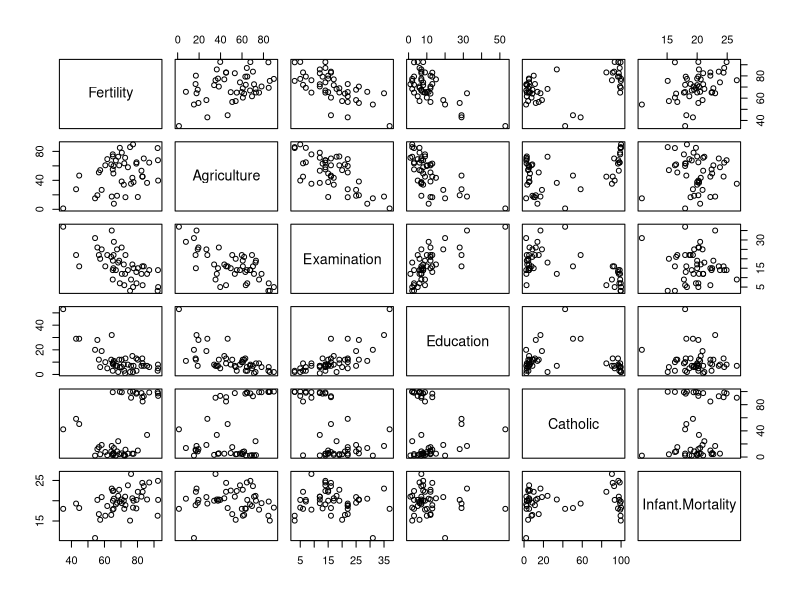
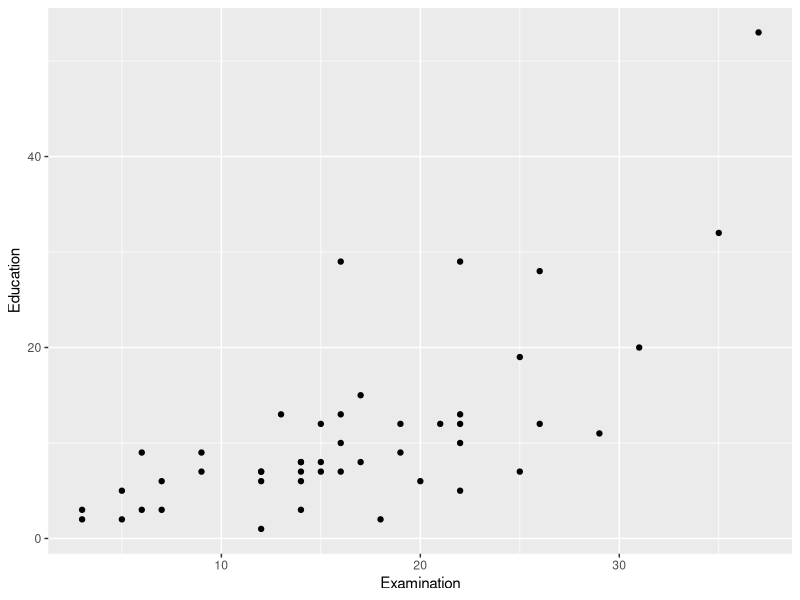
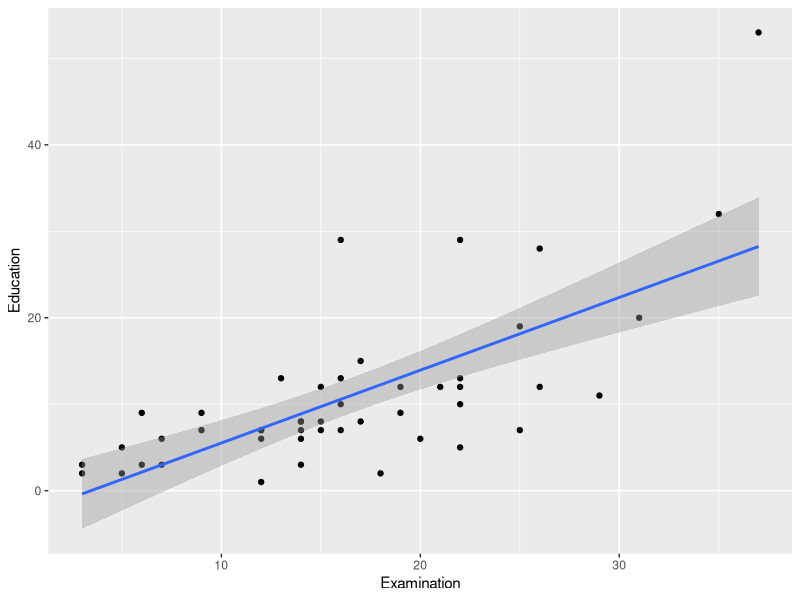
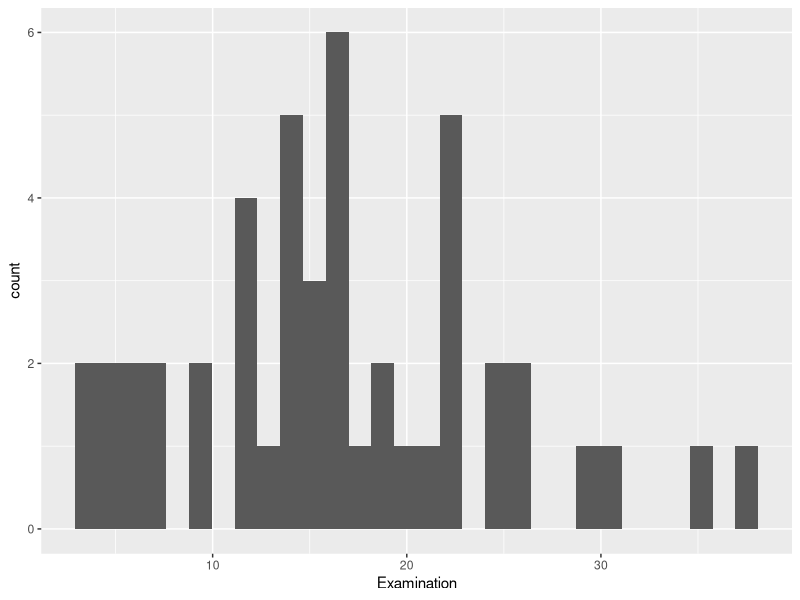
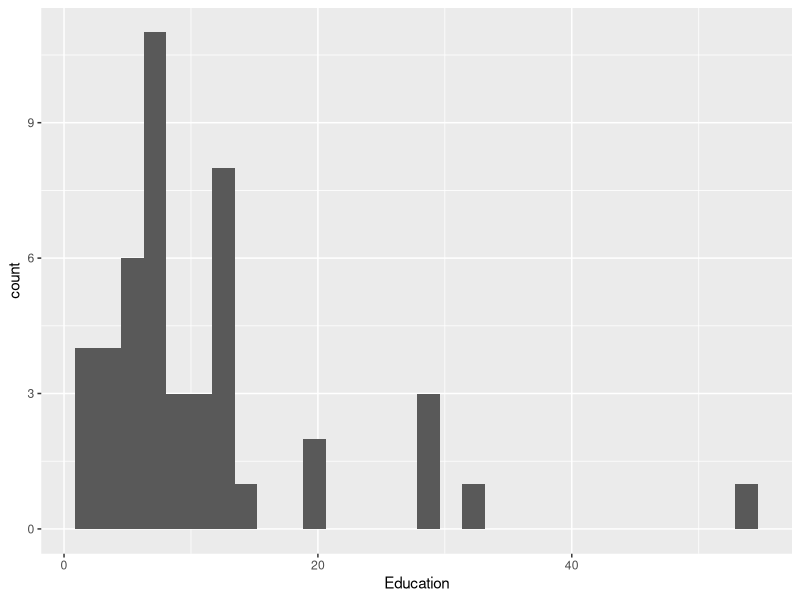
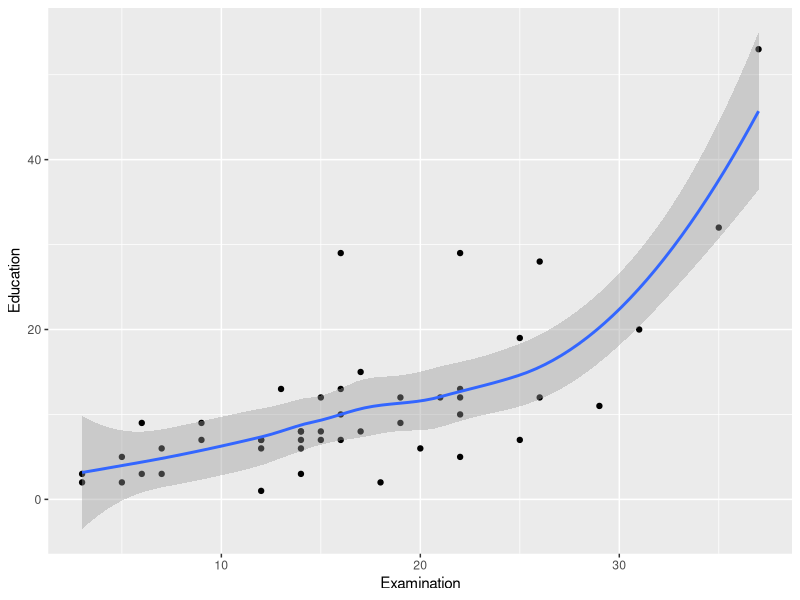
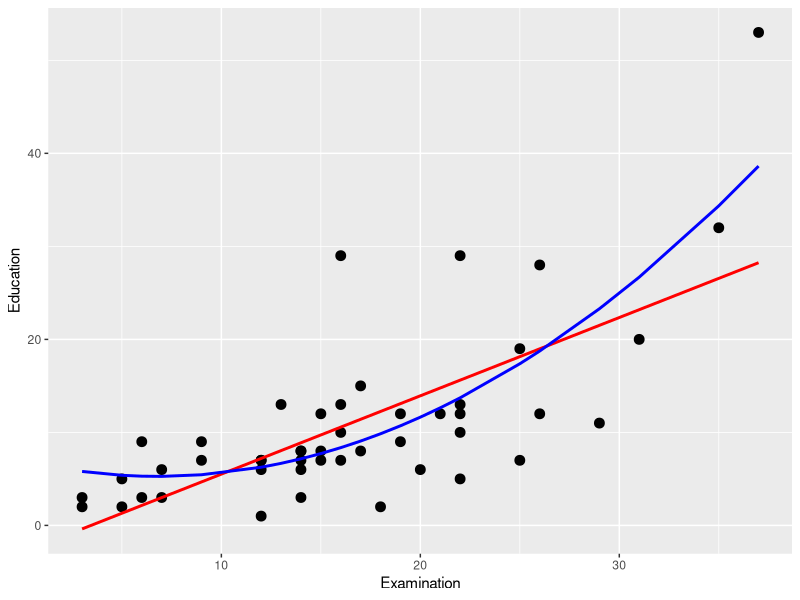

R code for these plots, in order: (Note: this script raises an error after producing the figures.)
#
# regression diagnostics
# 

library(ggplot2)

data(swiss)
str(swiss)



# relationships between all variables
pairs(swiss)

ggplot(swiss, aes(x = Examination, y = Education)) + 
  geom_point()


# Outliers

ggplot(swiss, aes(x = Examination, y = Education)) + 
  geom_point() + 
  geom_smooth(method = 'lm')


# Normality of variables distributions

ggplot(swiss, aes(x = Examination)) + 
  geom_histogram()

ggplot(swiss, aes(x = Education)) + 
  geom_histogram()


# linearity 

ggplot(swiss, aes(x = Examination, y = Education)) + 
  geom_point() + 
  geom_smooth()

lm1 <- lm(Education ~ Examination, swiss)
summary(lm1)


swiss$Examination_squared <- (swiss$Examination)^2

lm2 <- lm(Education ~ Examination + Examination_squared, swiss)
summary(lm2)


anova(lm2, lm1)


swiss$lm1_fitted <- lm1$fitted
swiss$lm2_fitted <- lm2$fitted
swiss$lm1_resid <- lm1$resid
swiss$lm2_resid <- lm2$resid
swiss$obs_number <- 1:nrow(swiss)

ggplot(swiss, aes(x = Examination, y = Education)) + 
  geom_point(size = 3) + 
  geom_line(aes(x = Examination, y = lm1_fitted), col = 'red', lwd=1) +
  geom_line(aes(x = Examination, y = lm2_fitted), col = 'blue', lwd=1)


ggplot(swiss, aes(x = lm1_fitted, y = lm1_resid)) + 
  geom_point(size = 3) + geom_hline(y=0, col = 'red', lwd = 1)

ggplot(swiss, aes(x = lm2_fitted, y = lm2_resid)) + 
  geom_point(size = 3) + geom_hline(y=0, col = 'red', lwd = 1)


# independence of errors

ggplot(swiss, aes(x = obs_number, y = lm1_resid)) + 
  geom_point(size = 3) + geom_smooth()

ggplot(swiss, aes(x = obs_number, y = lm2_resid)) + 
  geom_point(size = 3) + geom_smooth()


# Homoscedasticity

ggplot(swiss, aes(x = lm1_fitted, y = lm1_resid)) + 
  geom_point(size = 3)

ggplot(swiss, aes(x = lm2_fitted, y = lm2_resid)) + 
  geom_point(size = 3)


# Errors Normally distributed

ggplot(swiss, aes(x = lm1_resid)) + 
  geom_histogram(binwidth = 4, fill = 'white', col = 'black')

qqnorm(lm1$residuals)
qqline(lm1$residuals)

shapiro.test(lm1$residuals)


ggplot(swiss, aes(x = lm2_resid)) + 
  geom_histogram(binwidth = 4, fill = 'white', col = 'black')

qqnorm(lm2$residuals)
qqline(lm2$residuals)

shapiro.test(lm2$residuals)

par(mfrow=c(2,2))
plot(lm1)
